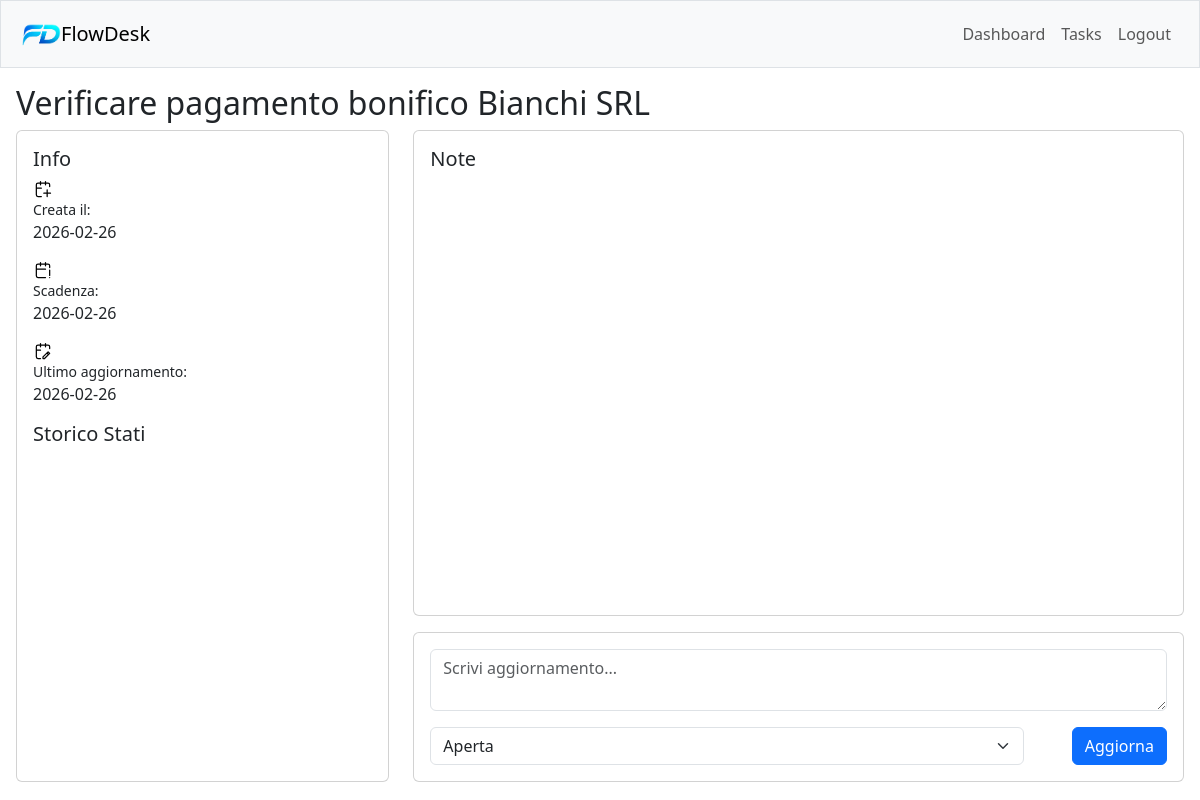
Page /tasks/2 (signed in) on the committed database.
### tables this page shows
CREATE TABLE tasks(
    id INTEGER PRIMARY KEY AUTOINCREMENT,
    user_id INTEGER NOT NULL,
    title TEXT NOT NULL,
    priority TEXT NOT NULL CHECK (priority in ('Bassa', 'Media', 'Alta')),
    status TEXT NOT NULL CHECK (status in ('Aperta', 'In lavorazione', 'In attesa', 'Completata')),
    created_at DATETIME DEFAULT CURRENT_TIMESTAMP,
    due_date DATE,
    updated_at DATETIME DEFAULT CURRENT_TIMESTAMP,
    FOREIGN KEY (user_id) REFERENCES users(id) ON DELETE CASCADE
);

### app.py (the view)
@app.route('/tasks/<int:task_id>')
@login_required
def task_detail(task_id):
    user_id = session['user_id']
    conn = get_db_connection()
    task = conn.execute(' SELECT * FROM tasks WHERE id = ? AND user_id = ?',(task_id, user_id)).fetchone()
    notes = conn.execute('SELECT * FROM notes WHERE task_id = ? ORDER BY created_at DESC',(task_id,)).fetchall()
    status_history = conn.execute('SELECT * FROM status_history WHERE task_id = ? ORDER BY changed_at DESC',(task_id,)).fetchall()
    conn.close()
    return render_template('/task_detail.html', task=task, notes=notes, status_history=status_history, status_classes=STATUS_CLASSES)

### helpers.py (called while the page is built)
def login_required(f):
    @wraps(f)
    def decorated_function(*args, **kwargs):
        if session.get('user_id') is None:
            return redirect('/landing')
        return f(*args, **kwargs)
    return decorated_function

def get_db_connection():
    connection = sqlite3.connect('deskflow.db')
    connection.row_factory = sqlite3.Row
    return connection

### templates/task_detail.html (shortened to what this page needs)
{% extends "layout.html" %} {% block title %} Dettaglio Task {% endblock %}
{%block main %}
<div class="h-100 d-flex flex-column">
  <div class="flex-shrink-0">
    <h2>{{ task.title }}</h2>
  </div>
  <div class="row gy-3 flex-grow-1 h-100">
    <div class="col-md-4 d-flex gap-3 mh-100">
      <div class="card flex-fill">
        <div
          class="card-body d-flex flex-column flex-sm-row flex-md-column gap-3"
        >
          <div class="flex-shrink-0 d-flex flex-column">
            <h5 class="card-title">Info</h5>
            <img
              src="/static/images/calendar-plus-svgrepo-com.svg"
              alt="added"
              width="20"
            /><small>Creata il:</small>
            <p class="card-text">{{ task.created_at[:10] }}</p>
            <img
              src="/static/images/calendar-warning-svgrepo-com.svg"
              alt="added"
              width="20"
            /><small>Scadenza:</small>
            <p class="card-text">{{ task.due_date }}</p>
            <img
              src="/static/images/calendar-edit-svgrepo-com.svg"
              alt="added"
              width="20"
            /><small>Ultimo aggiornamento:</small>
            <p class="card-text">{{ task.updated_at[:10] }}</p>
          </div>
          <div class="flex-grow-1 d-flex flex-column gap-3">
            <h5>Storico Stati</h5>
          </div>
        </div>
      </div>
    </div>
    <div class="col-md-8 d-flex flex-column gap-3 mh-100">
      <div class="card flex-grow-1">
        <div class="card-body d-flex flex-column gap-3">
          <h5 class="card-title">Note</h5>
        </div>
      </div>
      <div class="card flex-shrink-0">
        <div class="card-body">
          <form
            class="d-flex flex-column gap-3 h-100"
            action="/tasks/{{task.id}}"
            method="post"
          >
            <div class="flex-fill">
              <textarea
                class="form-control h-100"
                name="content"
                placeholder="Scrivi aggiornamento..."
              ></textarea>
            </div>
            <div class="d-flex gap-5">
              <select name="status" class="form-select">
                <option value="{{task.status}}">{{task.status}}</option>
              </select>
              <button type="submit" class="btn btn-primary">Aggiorna</button>
            </div>
          </form>
        </div>
      </div>
    </div>
  </div>
</div>
{% endblock %}

### static/style.css (style rules this page uses)
* { box-sizing: border-box; min-height: 0; }
body { height: 100vh; }

### rows in the picture
tasks: title "Verificare pagamento bonifico Bianchi SRL", created_at "2026-02-26", due_date "2026-02-26", updated_at "2026-02-26", status "Aperta"
